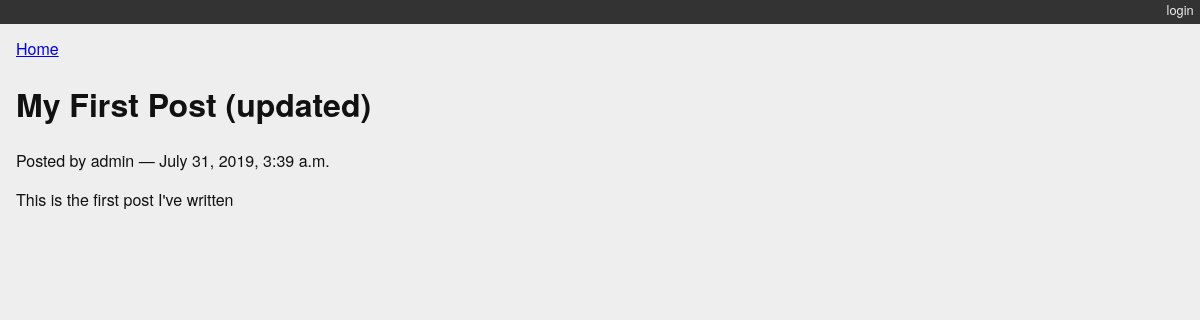
Page /posts/1/ on the earlier database version.
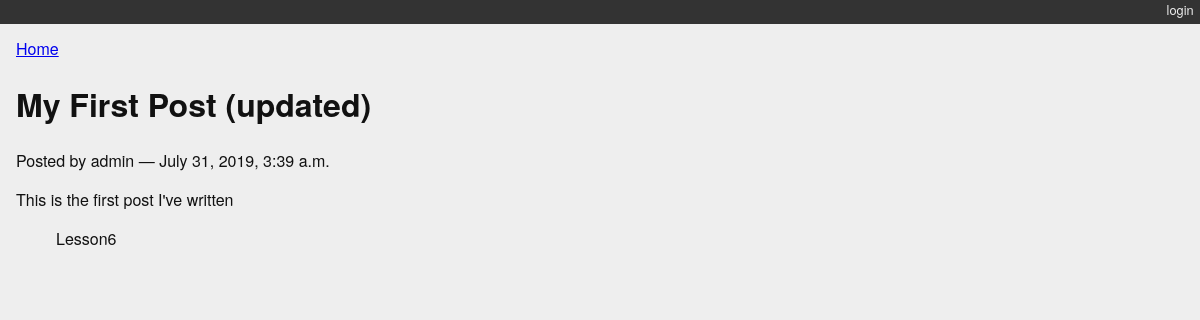
Same page on the later database version.
### myblog/models.py (models this page shows)
class Category(models.Model):
    name = models.CharField(max_length=128)
    description = models.TextField(blank=True)
    posts = models.ManyToManyField(Post, blank=True, related_name='categories')
    def __str__(self):
        return self.name
    class Meta:
        verbose_name_plural = 'Categories'

### myblog/views.py (the view)
# urls.py: path('posts/<int:post_id>/',detail_view, name="blog_detail"),
def detail_view(request, post_id):
    published = Post.objects.exclude(published_date__exact=None)
    try:
        post = published.get(pk=post_id)
    except Post.DoesNotExist:
        raise Http404
    context = {'post': post}
    return render(request, 'detail.html', context)

### myblog/models.py (called while the page is built)
    def __str__(self):
        return self.title

### myblog/templates/detail.html
{% extends "base.html" %}
{% block content %}
<a class="backlink" href="/">Home</a>
<h1>{{ post }}</h1>
<p class="byline">
  Posted by {{ post.author.username }} &mdash; {{ post.published_date }}
</p>
<div class="post-body">
  {{ post.text }}
</div>
<ul class="categories">
  {% for category in post.categories.all %}
    <li>{{ category }}</li>
  {% endfor %}
</ul>
{% endblock %}

Differences in the rows shown:
added Category: name "Lesson6"
